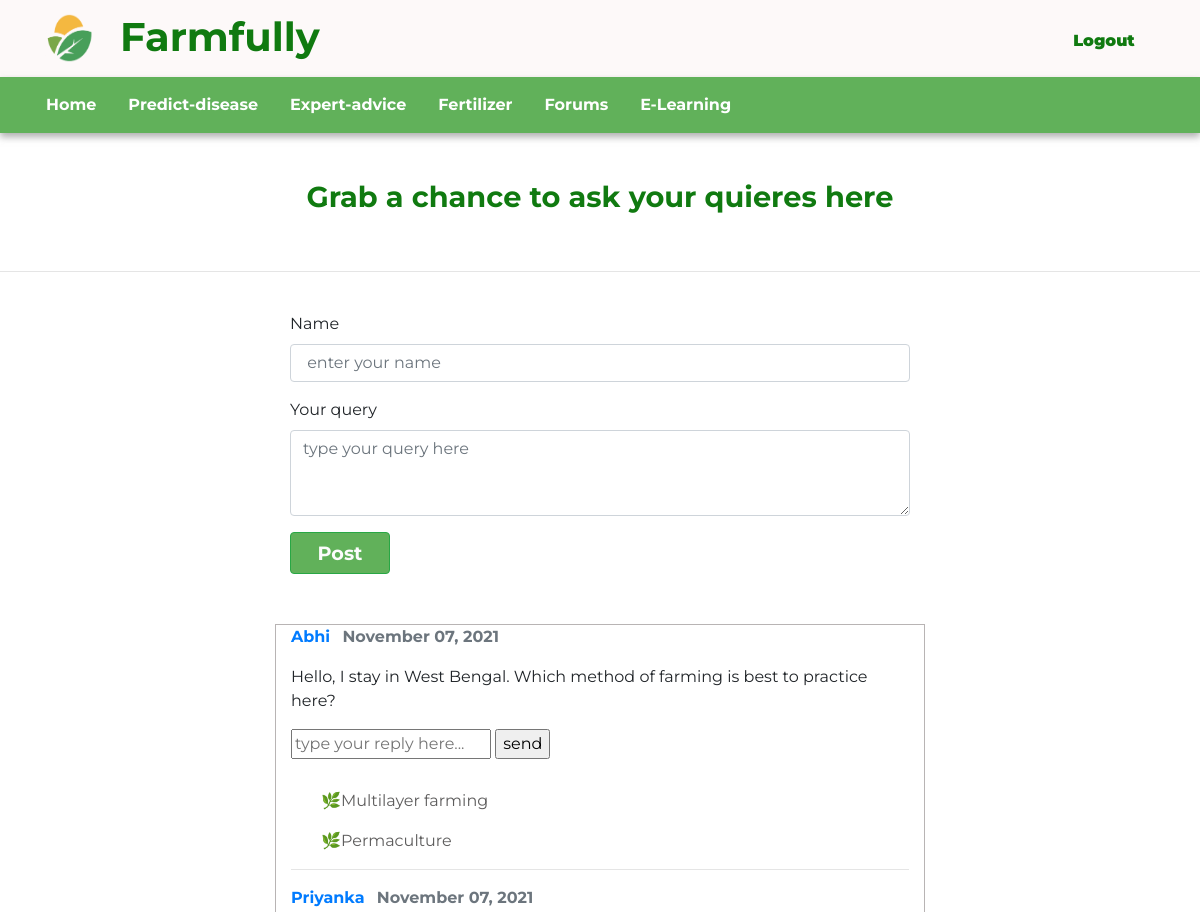
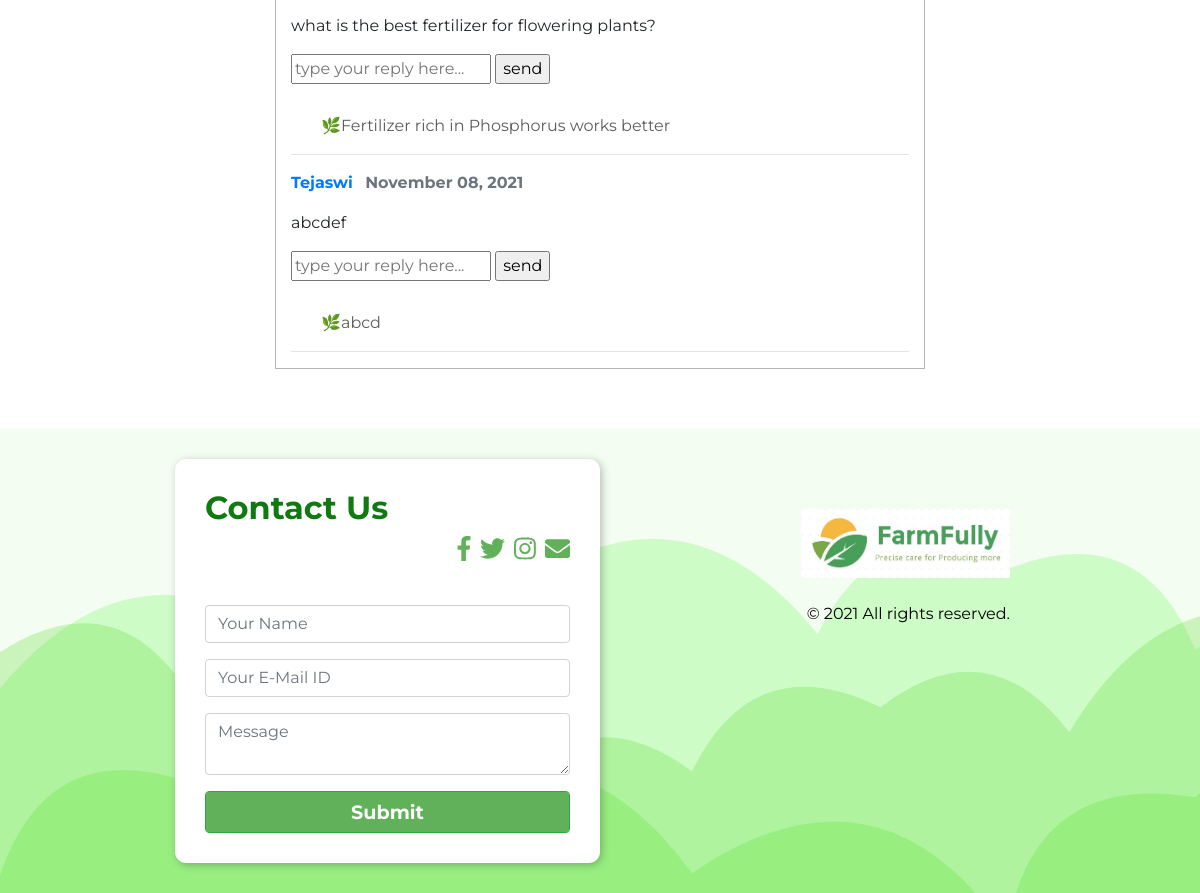
/forums/ (signed in), run on the app's committed database (2 pictures, top to bottom).
### interface/models.py (models this page shows)
class Forum_query(models.Model):
    username=models.CharField(max_length=50)
    query=models.TextField()
    date_posted=models.DateTimeField(default=timezone.now)
    query_id=models.TextField(default="0000000000")

class Reply(models.Model):
    reply=models.TextField()
    reply_id=models.TextField(default="0000000000")

### interface/views.py (the view, shortened to what this page needs)
# urls.py: path('forums/', views.forums,name='Forums'),
@login_required(login_url= 'login')
def forums(request):
    context={
        'queries' : Forum_query.objects.all() ,   #accessing all the queries from the database
        'replies':Reply.objects.all(),
        'title':'Forums'
    }
    return render(request, 'forum.html', context)

### interface/templates/forum.html (shortened to what this page needs)
{% extends 'layout.html' %}
{% load static %}
{% block body %}
<section>
	<h2 class="forum-head">Grab a chance to ask your quieres here</h2>
	<hr>
	<div class="container forum_body" style="margin-top: 40px;align-items: center;">
		<form action="" method="POST">
			<div class="form-group">
				<label for="name">Name</label>
				<input type="text" class="form-control" id="username" name="username" placeholder=" enter your name">
			</div>
			<div class="form-group">
				<label for="query">Your query</label>
				<textarea class="form-control" id="query" name="query" rows="3"
					placeholder="type your query here"></textarea>
			</div>
			<button type="submit" class="btn btn-success">Post</button>
		</form>
	</div>
	<div class="container forum_body" style="margin-top: 50px;align-items: center;border: 1px solid rgb(184, 180, 180);">
		{% for q in queries %}
				<p><b><a class="mr-2" href="#">{{ q.username }}</a></b> <strong class="text-muted">{{ q.date_posted|date:"F d, Y" }}</strong> </p>
				<p>{{ q.query }}</p>
				<form action="" method="POST">
					<input type="text" name="reply" placeholder="type your reply here...">
					<input type="submit" value="send">
				</form>
				{% for r in replies %}
					{% if r.reply_id ==  q.query_id  %}
						<p class="reply_content">&#127807;{{ r.reply }}</p>
					{% endif %}
				{% endfor %}
				<hr>
		{% endfor %}
	</div>
</section>
</html>
{% endblock %}

### interface/templates/layout.html (shortened to what this page needs)
{% load static %}
<!DOCTYPE html>
<html lang="en">
<head>
    <link rel="stylesheet" href="https://stackpath.bootstrapcdn.com/bootstrap/4.3.1/css/bootstrap.min.css">
    <link rel="stylesheet" href="https://cdn.jsdelivr.net/npm/bootstrap@4.5.3/dist/css/bootstrap.min.css">
    <link href="https://cdn.rawgit.com/michalsnik/aos/2.1.1/dist/aos.css" rel="stylesheet">
<body>
	<nav class="navbar  navbar-expand-lg container-fluid navbar-dark bg-dark fixed-top " id="navbar">
		<div class="container ">
			<a class="navbar-brand" href="{% url 'Farmfully-home' %}">
				<img  src="{% static 'images/logo.png' %}" class="logo" alt="logo" align=left>
                <h1 class="logo-head" id="heading">Farmfully</h1>
			</a>
            {% if user.is_authenticated %}
            <ul class="navbar-nav nn ml-auto">
                <li class="nav-item active" >
                    <a class="nav-link" href="{% url 'logout' %}">
                        <button id="login" style="display: inline;">Logout</button>
                    </a>
                </li>
            </ul>
            {% endif %}
		</div>
	</nav>
    <nav class="navbar navbar-expand-lg container-fluid navbar-dark bg-dark fixed-top nd" id="navbar2">
        <div class="container">
            <div class="collapse navbar-collapse " id="navbarResponsive">
                <ul class=" links navbar-nav mr-auto">
                    <li class="nav-item active">
                        <a class="nav-link" href="{% url 'Farmfully-home' %}">Home
                        </a>
                    </li>
                    <li>
                        <a class="nav-link" href="{% url 'Predict-Disease' %}">Predict-disease
                        </a>
                    </li>
                    <li>
                        <a class="nav-link" href="{% url 'expert-advice' %}">Expert-advice
                        </a>
                    </li>
                    <li>
                        <a class="nav-link" href="{% url 'Fertilizer' %}">Fertilizer
                        </a>
                    </li>
                    <li>
                        <a class="nav-link" href="{% url 'Forums' %}">Forums
                        </a>
                    </li>
                    <li>
                        <a class="nav-link" href="{% url 'E-learning' %}">E-Learning
                        </a>
                    </li>
                </ul>
            </div>
        </div>
    </nav>
    {% block body %} {% endblock %}
    <footer>
        <div class=" foot-container " id="footer-contact">
            <div class="foot">
                <div class="row">
                    <div class=" col-lg-6 contact">
                        <h2 class="contact-text" style="margin-bottom: 10px;display:inline;">Contact Us
                            <div style="text-align: right;">
                                <i class="social-icon fab fa-facebook-f"></i>
                                <i class="social-icon fab fa-twitter"></i>
                                <i class="social-icon fab fa-instagram"></i>
                                <i class="social-icon fas fa-envelope"></i>
                            </div>
                        </h2><br>
                        <form action="..#footer-contact" method="post">
                            <div class="form-group">
                                <input class="form-control" id="name" type="text" name="name" placeholder="Your Name">
                            </div>
                            <div class="form-group">
                                <input class="form-control" id="email" type="email" name="email" placeholder="Your E-Mail ID">
                            </div>
                            <div class="form-group">
                                <textarea class="form-control" id="message" name="message" placeholder="Message"></textarea>
                            </div>
                            <input class="btn btn-success form-control" type="submit" value="Submit" />
                        </form>
                    </div>
                    <div class="col-lg-6 cright text-lg-right text-sm-left">
                        <a href="{% url 'Farmfully-home' %}"><img src="{% static 'images/footer.jpeg' %}"
                                style="width:209px;height:69px;" class="footer-logo" alt="logo"></a>
                        <p><br>&copy; 2021 All rights reserved.</p>
                    </div>
                </div>
            </div>
        </div>
    </footer>
</body>
</html>

### interface/templates/forum.html (style rules this page uses)
.forum-head { color:rgb(16, 122, 16); font-weight: bolder; font-size: 1.8em; padding:180px 100px 40px 100px; text-align:center; }
.foot-container { margin:10%; margin-bottom: 0%; margin-top: 60px; }
.forum_body { width: 650px; }
.reply_content { color:rgb(94, 93, 93); padding-left: 30px; }

### data on the page
Forum_query: username "Abhi", date_posted "November 07, 2021", query "Hello, I stay in West Bengal. Which method of farming is best to practice here?"
Reply: reply "Multilayer farming"
Reply: reply "Permaculture"
Forum_query: username "Priyanka", date_posted "November 07, 2021", query "what is the best fertilizer for flowering plants?"
Reply: reply "Fertilizer rich in Phosphorus works better"
Forum_query: username "Tejaswi", date_posted "November 08, 2021", query "abcdef"
Reply: reply "abcd"
